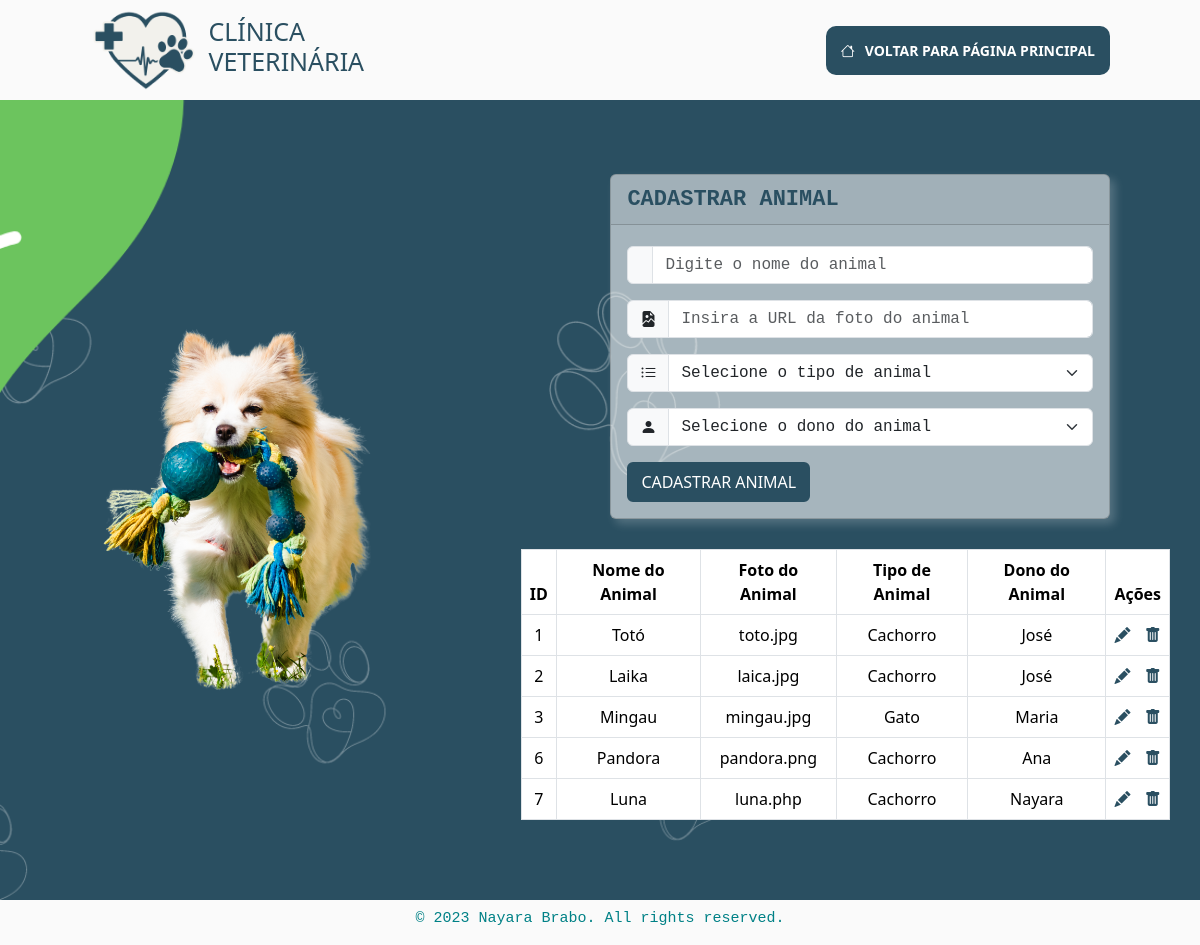
The page /addAnimal.php on the database its author committed.
### tables this page shows
CREATE TABLE `tbanimal` (
  `codAnimal` int(11) NOT NULL,
  `nomeAnimal` varchar(100) NOT NULL,
  `fotoAnimal` varchar(255) DEFAULT NULL,
  `codTipoAnimal` int(11) DEFAULT NULL,
  `codCliente` int(11) DEFAULT NULL
);

CREATE TABLE `tbtipoanimal` (
  `codTipoAnimal` int(11) NOT NULL,
  `tipoAnimal` varchar(50) NOT NULL
);

CREATE TABLE `tbcliente` (
  `codCliente` int(11) NOT NULL,
  `nomeCliente` varchar(100) NOT NULL,
  `telefoneCliente` varchar(20) DEFAULT NULL,
  `EmailCliente` varchar(100) DEFAULT NULL
);

### addAnimal.php (the view, shortened to what this page needs)
<?php
include("conn.php");
$edit = false;
$nomeAnimal = $fotoAnimal = $codTipoAnimal = $codCliente = '';
$animais = $pdo->query('SELECT a.*, t.tipoAnimal, c.nomeCliente FROM tbAnimal a JOIN tbTipoAnimal t ON a.codTipoAnimal = t.codTipoAnimal JOIN tbCliente c ON a.codCliente = c.codCliente')->fetchAll(PDO::FETCH_ASSOC);
?>
<!DOCTYPE html>
<html lang="pt-BR">
<head>
    <link href="https://cdn.jsdelivr.net/npm/bootstrap@5.3.3/dist/css/bootstrap.min.css" rel="stylesheet">
    <link rel="stylesheet" href="https://cdn.jsdelivr.net/npm/bootstrap-icons@1.8.1/font/bootstrap-icons.css">
    <link rel="stylesheet" href="css/style.css">
</head>
<body>
    <header>
        <div class="logo">
            <img src="img/icon.png" alt="">
            <h3 class="text-uppercase">Clínica Veterinária</h3>
        </div>
        <div class="atendimento">
            <a href="index.php"><i style="margin-right: 10px;" class="bi bi-house"></i>VOLTAR PARA PÁGINA PRINCIPAL</a>
        </div>
    </header>
    <div class="banner imgAnimal">
        <img class="imgAnimal" src="img/pet.png" alt="">
        <div class="cadastro">
            <div class="card">
                <div class="card-header font-monospace"><?php echo $edit ? 'EDITAR ANIMAL' : 'CADASTRAR ANIMAL'; ?></div>
                <div class="card-body">
                    <form action="" method="POST">
                        <div class="input-group flex-nowrap mb-3">
                            <span class="input-group-text" id="addon-wrapping"><i class="bi bi-paw-fill"></i></span>
                            <input type="text" class="form-control font-monospace" placeholder="Digite o nome do animal" aria-label="Nome do Animal" aria-describedby="addon-wrapping" name="nomeAnimal" value="<?php echo htmlspecialchars($nomeAnimal); ?>" required>
                        </div>
                        <div class="input-group flex-nowrap mb-3">
                            <span class="input-group-text" id="addon-wrapping"><i class="bi bi-file-earmark-image-fill"></i></span>
                            <input type="text" class="form-control font-monospace" placeholder="Insira a URL da foto do animal" aria-label="Foto do Animal" aria-describedby="addon-wrapping" name="fotoAnimal" value="<?php echo htmlspecialchars($fotoAnimal); ?>">
                        </div>
                        <div class="input-group flex-nowrap mb-3">
                            <label class="input-group-text" for="tipoAnimalSelect"><i class="bi bi-list-ul"></i></label>
                            <select class="form-select font-monospace" id="tipoAnimalSelect" name="codTipoAnimal" required>
                                <option value="">Selecione o tipo de animal</option>
                            </select>
                        </div>
                        <div class="input-group flex-nowrap mb-3">
                            <label class="input-group-text" for="clienteSelect"><i class="bi bi-person-fill"></i></label>
                            <select class="form-select font-monospace" id="clienteSelect" name="codCliente" required>
                                <option value="">Selecione o dono do animal</option>
                            </select>
                        </div>
                        <input type="submit" value="<?php echo $edit ? 'EDITAR ANIMAL' : 'CADASTRAR ANIMAL'; ?>" class="btn btn-primary">
                    </form>
                </div>
            </div>
            <div class="table-container">
                <table class="table table-bordered">
                    <thead>
                        <tr>
                            <th>ID</th>
                            <th>Nome do Animal</th>
                            <th>Foto do Animal</th>
                            <th>Tipo de Animal</th>
                            <th>Dono do Animal</th>
                            <th>Ações</th>
                        </tr>
                    </thead>
                    <tbody>
                        <?php foreach ($animais as $animal) : ?>
                            <tr>
                                <td><?php echo htmlspecialchars($animal['codAnimal']); ?></td>
                                <td><?php echo htmlspecialchars($animal['nomeAnimal']); ?></td>
                                <td><?php echo htmlspecialchars($animal['fotoAnimal']); ?></td>
                                <td><?php echo htmlspecialchars($animal['tipoAnimal']); ?></td>
                                <td><?php echo htmlspecialchars($animal['nomeCliente']); ?></td>
                                <td>
                                    <a href="addAnimal.php?edit=<?php echo $animal['codAnimal']; ?>" class="edit-btn"><i style="margin-right: 10px;" class="bi bi-pencil-fill"></i></a>
                                    <a href="addAnimal.php?delete=<?php echo $animal['codAnimal']; ?>" class="delete-btn"><i class="bi bi-trash-fill"></i></a>
                                </td>
                            </tr>
                        <?php endforeach; ?>
                    </tbody>
                </table>
            </div>
        </div>
    </div>
    <footer>
        <h5 class="font-monospace" style="font-size: 15px; color: #008186;">&copy; 2023 Nayara Brabo. All rights reserved.</h5>
    </footer>
</body>
</html>

### css/style.css (style rules this page uses)
body { display: flex; flex-direction: column; justify-content: end; align-items: center; }
header { display: flex; justify-content: space-between; align-items: center; background-color: #fafafa; height: 100px; width: 100vw; }
.logo { display: flex; align-items: center; }
.logo img { margin-left: 90px; margin-right: 10px; height: 80px; }
.logo h3 { width: 100px; color: #2a4f61; font-size: 25px; }
.atendimento { margin-right: 90px; }
.atendimento a { padding: 15px; border-radius: 10px; color: white; font-weight: bold; font-size: 14px; text-decoration: none; background-color: #2a4f61; transition: all 0.3s; position: relative; }
.banner { display: flex; justify-content: center; align-items: center; width: 100vw; height: 100vh; }
.banner::before { content: ""; background-image: url(../img/background.png); background-repeat: no-repeat; background-size: cover; background-position: center; width: 100vw; height: 100vh; position: absolute; z-index: -1; }
.banner img { margin-left: 20px; height: 400px; }
.imgAnimal img { margin-left: 100px; margin-right: 150px; height: 400px; }
.card { margin: 10px; width: 500px; background-color: rgb(250, 250, 250, 0.6); box-shadow: 5px 5px 10px 0px rgba(255, 255, 255, 0.2); }
.card-header { font-size: 22px; font-weight: bold; color: #2a4f61; }
.input-group { margin-top: 5px; margin-bottom: 20px; }
.btn { background-color: #2a4f61; border: 2px #2a4f61 solid; transition: all 0.3s; position: relative; }
.cadastro { display: flex; flex-direction: column; justify-content: center; align-items: center; }
.table-container { margin-top: 20px; margin-right: 30px; }
table { background-color: #fafafa; color: #2a4f61; }
table th, table td { padding: 10px; text-align: center; }
.edit-btn, .delete-btn { color: #2a4f61; }
footer { display: flex; justify-content: center; align-items: center; background-color: #fafafa; height: 45px; width: 100vw; }

### addAnimal.php (style rules this page uses)
.table-container { margin-top: 20px; }
table { background-color: #fafafa; color: #2a4f61; }
table th, table td { padding: 10px; text-align: center; }
.edit-btn, .delete-btn { color: #2a4f61; }

### rows shown on the page
tbanimal: codAnimal "1", nomeAnimal "Totó", fotoAnimal "toto.jpg", codTipoAnimal.tipoAnimal "Cachorro", codCliente.nomeCliente "José"
tbanimal: codAnimal "2", nomeAnimal "Laika", fotoAnimal "laica.jpg", codTipoAnimal.tipoAnimal "Cachorro", codCliente.nomeCliente "José"
tbanimal: codAnimal "3", nomeAnimal "Mingau", fotoAnimal "mingau.jpg", codTipoAnimal.tipoAnimal "Gato", codCliente.nomeCliente "Maria"
tbanimal: codAnimal "6", nomeAnimal "Pandora", fotoAnimal "pandora.png", codTipoAnimal.tipoAnimal "Cachorro", codCliente.nomeCliente "Ana"
tbanimal: codAnimal "7", nomeAnimal "Luna", fotoAnimal "luna.php", codTipoAnimal.tipoAnimal "Cachorro", codCliente.nomeCliente "Nayara"
